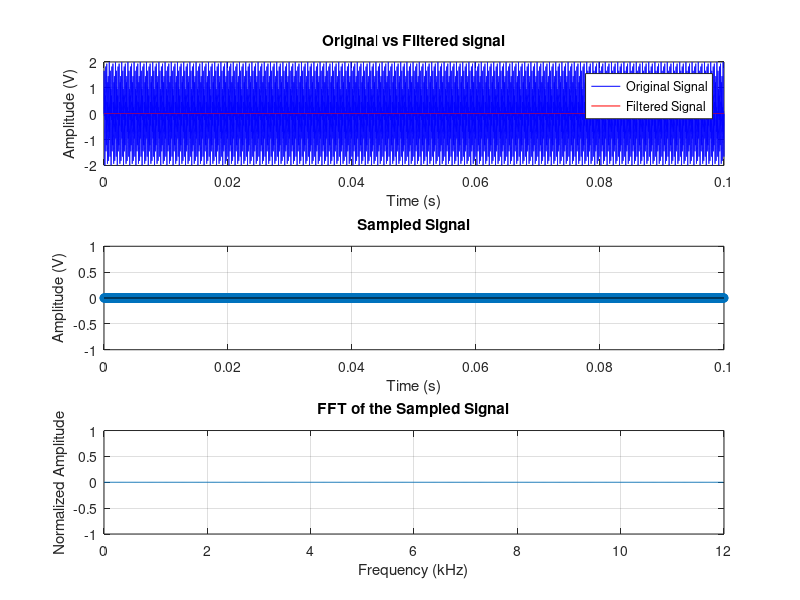

Here is the MATLAB script that generated this plot:
fs = 24000; % Choosing the maximum sampeling frequency by the AD
%Creating the signal
f_signal = 5000;        % Using a signal in the allowed range
A_signal = 1;           % We want the amplitude to be 1
f_interference = 12000; % Choosing a interference frecuency
A_interference = 1;     % And the same amplitude
% Here the time prameters are chosen
t_end = 0.1;                        % This is the total time for the simulation 
oversampling_factor = 100;          % Use a larger oversampling in order for the simulation to be smooth
t_res = 1/(oversampling_factor*fs); % This is for setting the resolution for the simulation
t = 0:t_res:t_end;                  % Using the tips ofor a good time vector
% Generating the interference signal
desired_signal = A_signal * sin(2*pi*f_signal*t);  % The signal wanted for the task
interference_signal = A_interference * sin(2*pi*f_interference*t); % Interference signal
%Mesurement siggnal
signal = desired_signal + interference_signal;
%Defining the filter to fit the specification
Rp = 3;          % passband ripple in dB
Rs = 66;         % stopband attenuation in dB
Fp = 8000;       % passband edge frequency (Hz)
Fs_stop = 11000; % stopband edge frequency (Hz)
Wp = 2*pi*Fp;    % passband edge frequency in rad/s
Ws = 2*pi*Fs_stop; % stopband edge frequency in rad/s
% Butterworth filter
[n, Wn] = buttord(Wp, Ws, Rp, Rs, 's'); % calculating the order for the filter
[b, a] = butter(n, Wn, 's');            % finding the coefficeints
anti_aliasing_filter = tf(b, a);        % make the transfer function
%Simulate with lsim
[filtered_signal, ~] = lsim(anti_aliasing_filter, signal, t);
% Sampeling, tip: pick out every 'oversampling_factor'-th sample
sampled_indices = 1:oversampling_factor:length(t); % store sampling times
t_sampled = t(sampled_indices);                    % sampling times
sampled_signal = filtered_signal(sampled_indices); % sampled signal
% Use fft for analysis
N = length(sampled_signal);       % number of samles
X = fft(sampled_signal);          % use fft function
X_magnitude = abs(X)/N;           % normalise using the tip
fvector = (0:N-1)/N * fs;         % frecuency vector
% Plot one big figure
figure;

subplot(3,1,1);
plot(t, signal, 'b', t, filtered_signal, 'r');
title('Original vs Filtered signal');
xlabel('Time (s)');
ylabel('Amplitude (V)');
legend('Original Signal', 'Filtered Signal');
grid on;

subplot(3,1,2);
stem(t_sampled, sampled_signal, 'filled');
title('Sampled Signal');
xlabel('Time (s)');
ylabel('Amplitude (V)');
grid on;

subplot(3,1,3);
plot(fvector(1:floor(N/2))/1000, X_magnitude(1:floor(N/2))); % Plot up to fs/2 and convert Hz to kHz, floor is used for uneven index length.
title('FFT of the Sampled Signal');
xlabel('Frequency (kHz)');
ylabel('Normalized Amplitude');
xlim([0 fs/2000]); % tip to limit the x-axis to 0 to fs/2 in kHz
grid on;
